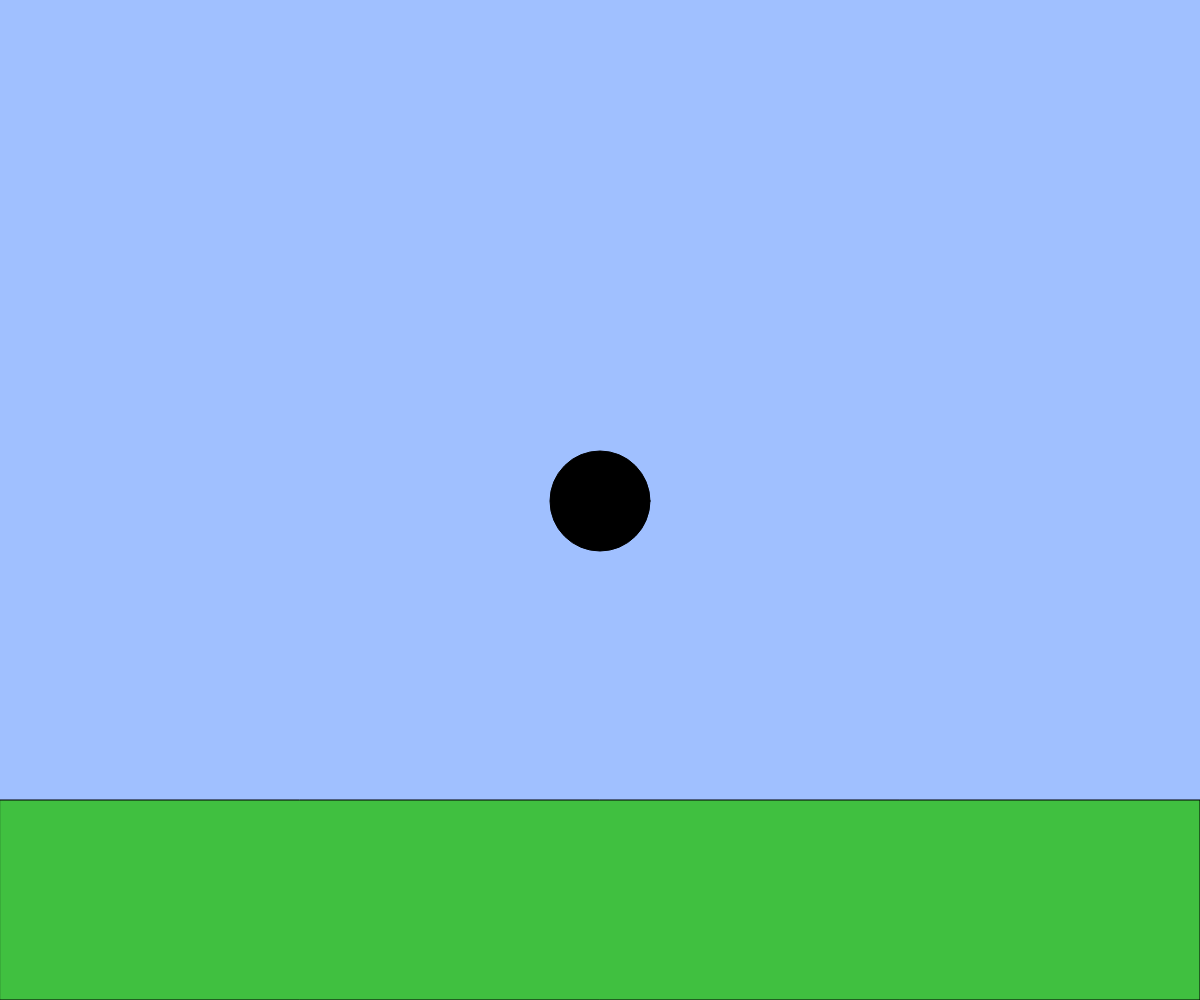
Frame 1 (no input)
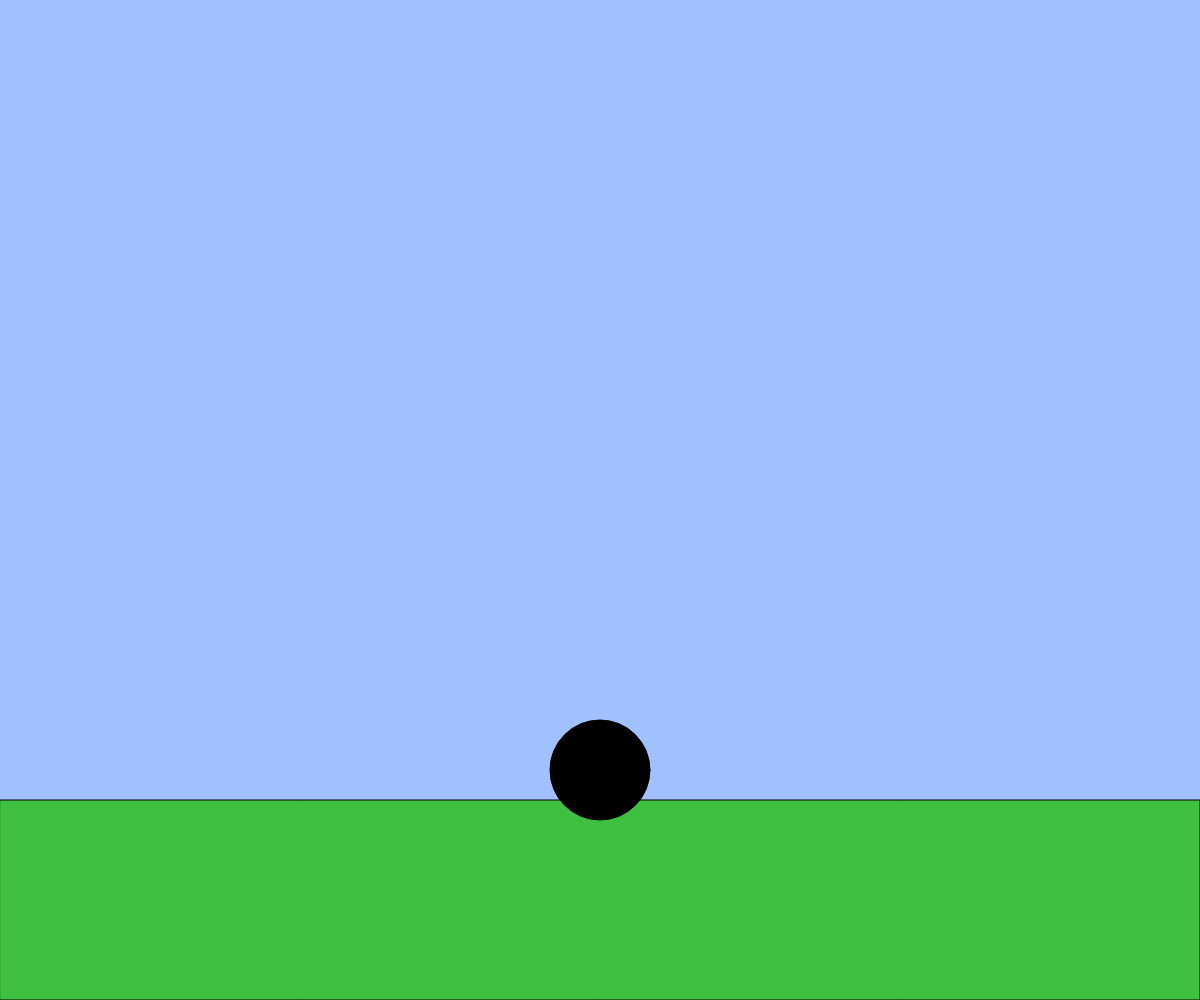
Frame 60 (no input)
Frame 120 (the mouse pressed at the canvas centre since frame 60): identical to frame 60, image omitted

The p5.js sketch that drew these frames (run headless with seeded random() and noise() and a simulated clock; from frame 60 on, the mouse is pressed at the canvas centre):

// p5.js sketch
// ── sketch.js
// 2D アニメーションゲームのようなインタラクション
let x, y;
let vx, vy;
const g = 1;

function setup(){
  createCanvas(windowWidth, windowHeight);
  x = width / 2;
  y = height / 2;
  vx = 0;
  vy = 0;
}

function windowResized(){
  resizeCanvas(windowWidth, windowHeight);
}

function draw(){
  background(160, 192, 255);
  const size = height * 0.1; // キャラクターのサイズ

  // 地面を描く
  const groundY = height * 0.8;
  fill(64, 192, 64);
  rect(0, groundY, width, height - groundY);

  if(keyIsDown(LEFT_ARROW)){
    if(keyIsDown("A ".charCodeAt(0))) {
      x -= 10; 
    } else{
      x-=5
    }
  }
  if(keyIsDown(RIGHT_ARROW)){
    if(keyIsDown(66)){
      x+=10
    }else{
      x+=5
    }
  }// BLANK[1] キャラクターの左右移動

  vy += g;
  if(y> groundY-size/2){
    vy =0
  } 
    if(y>groundY-size/2){
      if(keyIsDown(" ".charCodeAt(0))){
        vy-=15
      }
    }
  // BLANK[2] 重力とジャンプ

  // 速くなりすぎないように制限
  vx = constrain(vx, -20, 20);
  vy = constrain(vy, -20, 20);

  // 位置を更新
  x += vx;
  y += vy;

  // キャラクターを描く
  fill(0);
  ellipse(x, y, size, size);
}
